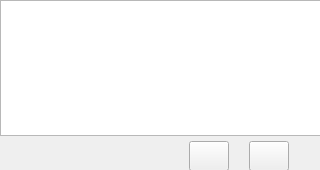
<?xml version="1.0" encoding="UTF-8"?>
<ui version="4.0">
 <class>YearCalendarWidget</class>
 <widget class="QWidget" name="YearCalendarWidget">
  <property name="geometry">
   <rect>
    <x>0</x>
    <y>0</y>
    <width>320</width>
    <height>170</height>
   </rect>
  </property>
  <property name="minimumSize">
   <size>
    <width>320</width>
    <height>170</height>
   </size>
  </property>
  <property name="windowTitle">
   <string>YearCalendarWidget</string>
  </property>
  <widget class="YearCalendarListView" name="yearListView">
   <property name="geometry">
    <rect>
     <x>0</x>
     <y>0</y>
     <width>321</width>
     <height>136</height>
    </rect>
   </property>
  </widget>
  <widget class="QWidget" name="widget" native="true">
   <property name="geometry">
    <rect>
     <x>0</x>
     <y>141</y>
     <width>321</width>
     <height>30</height>
    </rect>
   </property>
   <property name="sizePolicy">
    <sizepolicy hsizetype="Preferred" vsizetype="Preferred">
     <horstretch>0</horstretch>
     <verstretch>0</verstretch>
    </sizepolicy>
   </property>
   <property name="minimumSize">
    <size>
     <width>40</width>
     <height>30</height>
    </size>
   </property>
   <layout class="QHBoxLayout" name="horizontalLayout">
    <property name="spacing">
     <number>0</number>
    </property>
    <property name="leftMargin">
     <number>0</number>
    </property>
    <property name="topMargin">
     <number>0</number>
    </property>
    <property name="rightMargin">
     <number>0</number>
    </property>
    <property name="bottomMargin">
     <number>0</number>
    </property>
    <item>
     <spacer name="horizontalSpacer">
      <property name="orientation">
       <enum>Qt::Horizontal</enum>
      </property>
      <property name="sizeHint" stdset="0">
       <size>
        <width>160</width>
        <height>20</height>
       </size>
      </property>
     </spacer>
    </item>
    <item>
     <widget class="QPushButton" name="upBtn">
      <property name="sizePolicy">
       <sizepolicy hsizetype="Preferred" vsizetype="Expanding">
        <horstretch>0</horstretch>
        <verstretch>0</verstretch>
       </sizepolicy>
      </property>
      <property name="minimumSize">
       <size>
        <width>40</width>
        <height>30</height>
       </size>
      </property>
      <property name="text">
       <string/>
      </property>
     </widget>
    </item>
    <item>
     <spacer name="horizontalSpacer_2">
      <property name="orientation">
       <enum>Qt::Horizontal</enum>
      </property>
      <property name="sizeType">
       <enum>QSizePolicy::Minimum</enum>
      </property>
      <property name="sizeHint" stdset="0">
       <size>
        <width>20</width>
        <height>20</height>
       </size>
      </property>
     </spacer>
    </item>
    <item>
     <widget class="QPushButton" name="downBtn">
      <property name="sizePolicy">
       <sizepolicy hsizetype="Preferred" vsizetype="Expanding">
        <horstretch>0</horstretch>
        <verstretch>0</verstretch>
       </sizepolicy>
      </property>
      <property name="minimumSize">
       <size>
        <width>40</width>
        <height>30</height>
       </size>
      </property>
      <property name="text">
       <string/>
      </property>
     </widget>
    </item>
    <item>
     <spacer name="horizontalSpacer_3">
      <property name="orientation">
       <enum>Qt::Horizontal</enum>
      </property>
      <property name="sizeType">
       <enum>QSizePolicy::Minimum</enum>
      </property>
      <property name="sizeHint" stdset="0">
       <size>
        <width>32</width>
        <height>20</height>
       </size>
      </property>
     </spacer>
    </item>
   </layout>
  </widget>
 </widget>
 <layoutdefault spacing="6" margin="11"/>
 <customwidgets>
  <customwidget>
   <class>YearCalendarListView</class>
   <extends>QListView</extends>
   <header location="global">YearCalendarListView.h</header>
  </customwidget>
 </customwidgets>
 <resources/>
 <connections/>
</ui>
